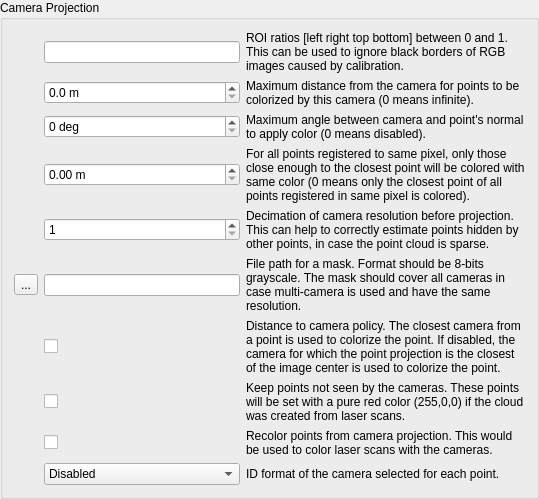
        <widget class="QGroupBox" name="groupBox_cameraProjection">
         <property name="title">
          <string>Camera Projection</string>
         </property>
         <property name="checkable">
          <bool>false</bool>
         </property>
         <layout class="QGridLayout" name="gridLayout_20" columnstretch="0,0,0,1">
          <item row="7" column="2" colspan="2">
           <widget class="QLabel" name="label_meshingTextureSize_14">
            <property name="text">
             <string>Distance to camera policy. The closest camera from a point is used to colorize the point. If disabled, the camera for which the point projection is the closest of the image center is used to colorize the point.</string>
            </property>
            <property name="wordWrap">
             <bool>true</bool>
            </property>
           </widget>
          </item>
          <item row="9" column="2">
           <widget class="QLabel" name="label_meshingTextureSize_18">
            <property name="text">
             <string>Recolor points from camera projection. This would be used to color laser scans with the cameras.</string>
            </property>
            <property name="wordWrap">
             <bool>true</bool>
            </property>
           </widget>
          </item>
          <item row="6" column="1">
           <widget class="QLineEdit" name="lineEdit_camProjMaskFilePath"/>
          </item>
          <item row="10" column="1">
           <widget class="QComboBox" name="comboBox_camProjExportCamera">
            <property name="toolTip">
             <string>By Node ID: cameras of same node have same ID
By Camera Index: of a multi-cameras setup
By Node ID and Camera Index: NodeID*10+CameraIndex</string>
            </property>
            <item>
             <property name="text">
              <string>Disabled</string>
             </property>
            </item>
            <item>
             <property name="text">
              <string>By Node ID</string>
             </property>
            </item>
            <item>
             <property name="text">
              <string>By Camera Index</string>
             </property>
            </item>
            <item>
             <property name="text">
              <string>By Node ID and Camera Index</string>
             </property>
            </item>
           </widget>
          </item>
          <item row="9" column="1">
           <widget class="QCheckBox" name="checkBox_camProjRecolorPoints">
            <property name="text">
             <string/>
            </property>
           </widget>
          </item>
          <item row="2" column="2" colspan="2">
           <widget class="QLabel" name="label_meshingTextureSize_13">
            <property name="text">
             <string>Maximum distance from the camera for points to be colorized by this camera (0 means infinite).</string>
            </property>
            <property name="wordWrap">
             <bool>true</bool>
            </property>
           </widget>
          </item>
          <item row="8" column="1">
           <widget class="QCheckBox" name="checkBox_camProjKeepPointsNotSeenByCameras">
            <property name="text">
             <string/>
            </property>
           </widget>
          </item>
          <item row="1" column="2" colspan="2">
           <widget class="QLabel" name="label_meshingTextureSize_17">
            <property name="text">
             <string>ROI ratios [left right top bottom] between 0 and 1. This can be used to ignore black borders of RGB images caused by calibration. </string>
            </property>
            <property name="wordWrap">
             <bool>true</bool>
            </property>
           </widget>
          </item>
          <item row="6" column="0">
           <widget class="QToolButton" name="toolButton_camProjMaskFilePath">
            <property name="text">
             <string>...</string>
            </property>
           </widget>
          </item>
          <item row="5" column="2" colspan="2">
           <widget class="QLabel" name="label_meshingTextureSize_16">
            <property name="text">
             <string>Decimation of camera resolution before projection. This can help to correctly estimate points hidden by other points, in case the point cloud is sparse.</string>
            </property>
            <property name="wordWrap">
             <bool>true</bool>
            </property>
           </widget>
          </item>
          <item row="3" column="1">
           <widget class="QDoubleSpinBox" name="doubleSpinBox_camProjMaxAngle">
            <property name="suffix">
             <string> deg</string>
            </property>
            <property name="decimals">
             <number>0</number>
            </property>
            <property name="minimum">
             <double>0.000000000000000</double>
            </property>
            <property name="maximum">
             <double>180.000000000000000</double>
            </property>
            <property name="singleStep">
             <double>1.000000000000000</double>
            </property>
            <property name="value">
             <double>0.000000000000000</double>
            </property>
           </widget>
          </item>
          <item row="1" column="1">
           <widget class="QLineEdit" name="lineEdit_camProjRoiRatios"/>
          </item>
          <item row="5" column="1">
           <widget class="QSpinBox" name="spinBox_camProjDecimation">
            <property name="suffix">
             <string/>
            </property>
            <property name="minimum">
             <number>1</number>
            </property>
            <property name="maximum">
             <number>9999</number>
            </property>
            <property name="singleStep">
             <number>1</number>
            </property>
            <property name="value">
             <number>1</number>
            </property>
           </widget>
          </item>
          <item row="7" column="1">
           <widget class="QCheckBox" name="checkBox_camProjDistanceToCamPolicy">
            <property name="text">
             <string/>
            </property>
           </widget>
          </item>
          <item row="6" column="2" colspan="2">
           <widget class="QLabel" name="label_meshingTextureSize_19">
            <property name="text">
             <string>File path for a mask. Format should be 8-bits grayscale. The mask should cover all cameras in case multi-camera is used and have the same resolution.</string>
            </property>
            <property name="wordWrap">
             <bool>true</bool>
            </property>
           </widget>
          </item>
          <item row="3" column="2" colspan="2">
           <widget class="QLabel" name="label_meshingTextureSize_12">
            <property name="text">
             <string>Maximum angle between camera and point's normal to apply color (0 means disabled).</string>
            </property>
            <property name="wordWrap">
             <bool>true</bool>
            </property>
           </widget>
          </item>
          <item row="10" column="2" colspan="2">
           <widget class="QLabel" name="label_camProjExportCamera">
            <property name="text">
             <string>ID format of the camera selected for each point.</string>
            </property>
            <property name="wordWrap">
             <bool>true</bool>
            </property>
           </widget>
          </item>
          <item row="2" column="1">
           <widget class="QDoubleSpinBox" name="doubleSpinBox_camProjMaxDistance">
            <property name="suffix">
             <string> m</string>
            </property>
            <property name="decimals">
             <number>1</number>
            </property>
            <property name="minimum">
             <double>0.000000000000000</double>
            </property>
            <property name="maximum">
             <double>99.000000000000000</double>
            </property>
            <property name="singleStep">
             <double>1.000000000000000</double>
            </property>
            <property name="value">
             <double>0.000000000000000</double>
            </property>
           </widget>
          </item>
          <item row="8" column="2" colspan="2">
           <widget class="QLabel" name="label_meshingTextureSize_15">
            <property name="text">
             <string>Keep points not seen by the cameras. These points will be set with a pure red color (255,0,0) if the cloud was created from laser scans.</string>
            </property>
            <property name="wordWrap">
             <bool>true</bool>
            </property>
           </widget>
          </item>
          <item row="4" column="1">
           <widget class="QDoubleSpinBox" name="doubleSpinBox_camProjMaxDepthError">
            <property name="suffix">
             <string> m</string>
            </property>
            <property name="decimals">
             <number>2</number>
            </property>
            <property name="minimum">
             <double>0.000000000000000</double>
            </property>
            <property name="maximum">
             <double>9.990000000000000</double>
            </property>
            <property name="singleStep">
             <double>0.050000000000000</double>
            </property>
            <property name="value">
             <double>0.000000000000000</double>
            </property>
           </widget>
          </item>
          <item row="4" column="2" colspan="2">
           <widget class="QLabel" name="label_meshingTextureSize_20">
            <property name="text">
             <string>For all points registered to same pixel, only those close enough to the closest point will be colored with same color (0 means only the closest point of all points registered in same pixel is colored).</string>
            </property>
            <property name="wordWrap">
             <bool>true</bool>
            </property>
           </widget>
          </item>
         </layout>
        </widget>
